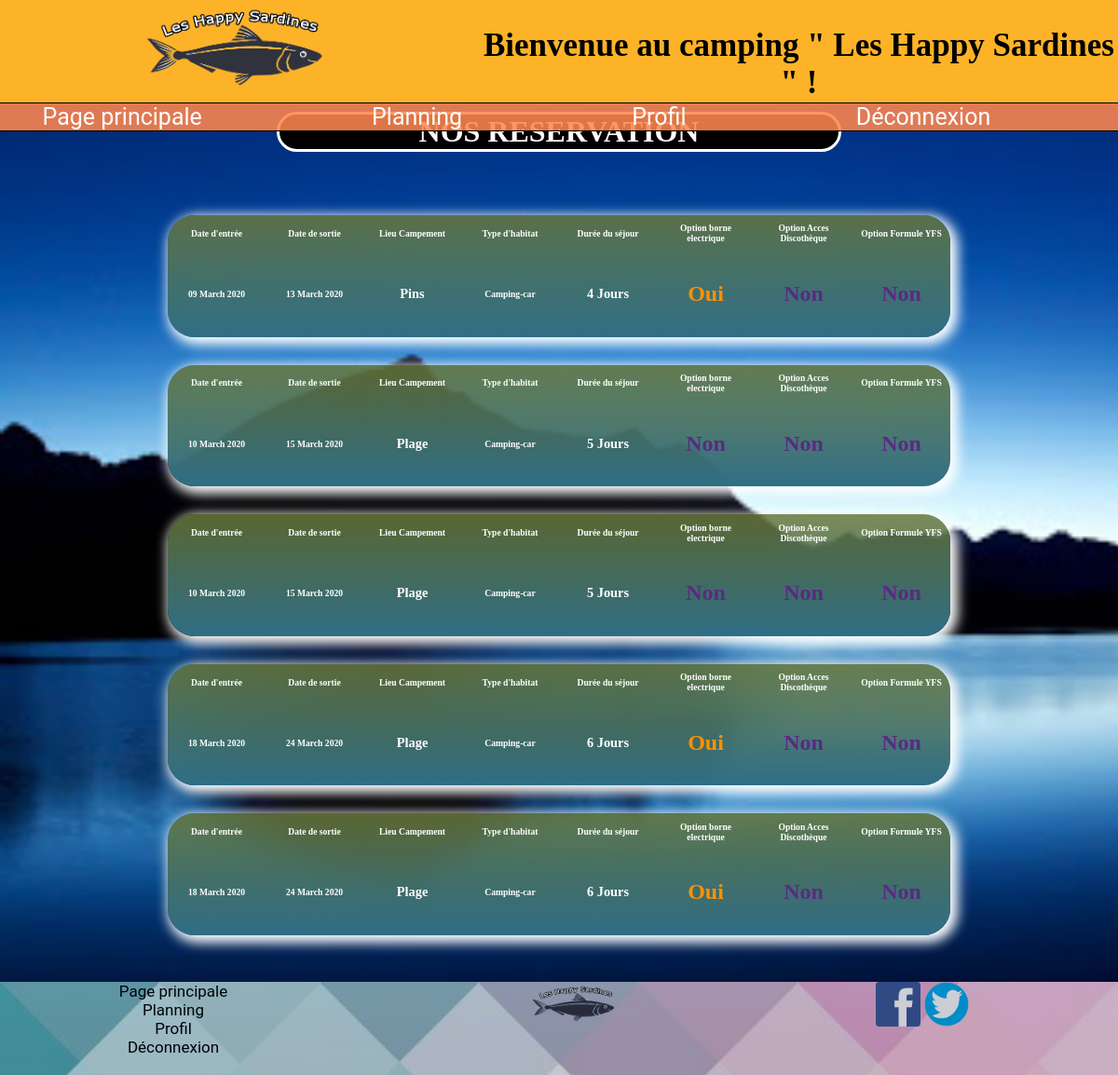
/planning.php (signed in), run on the app's committed database.
### tables this page shows
CREATE TABLE IF NOT EXISTS `reservationplace` (
  `id` int(11) NOT NULL AUTO_INCREMENT,
  `datedebut` date DEFAULT NULL,
  `datefin` date DEFAULT NULL,
  `emplacement` varchar(25) NOT NULL,
  `habitat` varchar(25) NOT NULL,
  `dureesejour` int(11) NOT NULL,
  `borne` varchar(25) NOT NULL,
  `disco` varchar(25) NOT NULL,
  `yfs` varchar(25) NOT NULL,
  `prixtotal` int(25) NOT NULL,
  `id_utilisateur` int(11) NOT NULL,
  PRIMARY KEY (`id`)
);

### planning.php (the view, shortened to what this page needs)
<!DOCTYPE html>
<html>
    <head>
        <link rel="stylesheet" type="text/css" href="camping.css">
    </head>
    <body id="bodyPlanning">
        <?php include('header.php') ?>
        <main id="mainPlanning">
            <h1 id="titrePlanning">NOS RESERVATION</h1><br />
            <?php
                if(isset($_SESSION['login']))
                {
                    $connexion=mysqli_connect("Localhost","root","","camping");
                    $requete="SELECT * FROM reservationplace INNER JOIN utilisateurs ON reservationplace.id_utilisateur=utilisateurs.Id ORDER BY datedebut ASC";
                    $query=mysqli_query($connexion,$requete);
                    $resultat=mysqli_fetch_all($query);
                    foreach($resultat as $ligne)
                    {
                        $datedebut=$ligne[1];
                        $datefin=$ligne[2];
                        $datedebut=strftime('%d %B %Y',strtotime($datedebut));
                        $datefin=strftime('%d %B %Y',strtotime($datefin));
                        $emplacement=$ligne[3];
                        $habitat=ucfirst($ligne[4]);
                        $duree=$ligne[5];
                        $borne=ucfirst($ligne[6]);
                        $disco=ucfirst($ligne[7]);
                        $yfs=ucfirst($ligne[8]);
                    ?>
                        <section id="sectiontablePlanning">
                            <table class='tablePlanning'>
                            <thead>
                                <td>Date d'entrée</td>
                                <td>Date de sortie</td>
                                <td>Lieu Campement</td>
                                <td>Type d'habitat</td>
                                <td>Durée du séjour</td>
                                <td>Option borne electrique</td>
                                <td>Option Acces Discothèque</td>
                                <td>Option Formule YFS</td>
                            </thead>
                            <tr>
                                <td><?php echo $datedebut ?></td>
                                <td><?php echo $datefin ?></td>
                                <td><?php echo '<h2>'.ucfirst($emplacement).'</h2>' ?></td>
                                <td><?php if(isset($habitat) and $habitat=="Tente") echo $habitat; else echo 'Camping-car'?></td>
                                <td><?php  if($duree>1 and $duree<7){ echo '<h2>'.$duree.' Jours</h2>' ;} ?></td>
                                <td><?php if($borne=="Oui"){echo '<h3 class="oui">'.$borne.'</h3>';} else echo '<h3 class="non">'.$borne.'</h3>' ?></td>
                                <td><?php if($disco=="Oui"){echo '<h3 class="oui">'.$disco.'</h3>';} else echo '<h3 class="non">'.$disco.'</h3>' ?></td>
                                <td><?php if($yfs=="Oui"){echo '<h3 class="oui">'.$yfs.'</h3>';} else echo '<h3 class="non">'.$yfs.'</h3>' ?></td>
                            </tr>
                        </table><br/>
                        </section>
                        <?php
                    }
                }
                else{
                    header('location:connexion.php');
                }
                ?>
        </main>
        <?php include('footer.php'); ?>
    </body>
</html>

### camping.css (style rules this page uses)
html { height: 100%; }
body { position: relative; min-height: 100%; margin: 0; padding: 0; }
main { padding-bottom: 10%; }
#bodyPlanning { text-align: center; padding-top: 10%; background-image: url(img/backplanning.jpg); background-size: cover; background-attachment: fixed; }
#titrePlanning { margin : 0 auto 50px; width: 50%; text-align: center; color: white; background-color: rgb(0, 0, 0); border-radius: 2em; border: 3px white solid; }
.tablePlanning { width: 70%; margin: 0 auto 1%; border-collapse: collapse; box-shadow: 4px 4px 13px 4px #ffffff; color :#ffffff; background-image:linear-gradient( rgba(105, 120, 58, 0.856),rgb(47, 110, 134)); font-size: 0.8vw; font-weight: bold; border-radius: 3em; }
.tablePlanning td { width: 10%; padding: 1%; text-align: center; }
.oui { color: rgb(255, 145, 0); font-size:x-large; }
.non { color: rgb(88, 43, 131); font-size:x-large; }

### data on the page
reservationplace: datedebut "09 March 2020", datefin "13 March 2020", emplacement "Pins", habitat "Camping-car", dureesejour "4", borne "Oui", disco "Non", yfs "Non"
reservationplace: datedebut "10 March 2020", datefin "15 March 2020", emplacement "Plage", habitat "Camping-car", dureesejour "5", borne "Non", disco "Non", yfs "Non"
reservationplace: datedebut "10 March 2020", datefin "15 March 2020", emplacement "Plage", habitat "Camping-car", dureesejour "5", borne "Non", disco "Non", yfs "Non"
reservationplace: datedebut "18 March 2020", datefin "24 March 2020", emplacement "Plage", habitat "Camping-car", dureesejour "6", borne "Oui", disco "Non", yfs "Non"
reservationplace: datedebut "18 March 2020", datefin "24 March 2020", emplacement "Plage", habitat "Camping-car", dureesejour "6", borne "Oui", disco "Non", yfs "Non"
